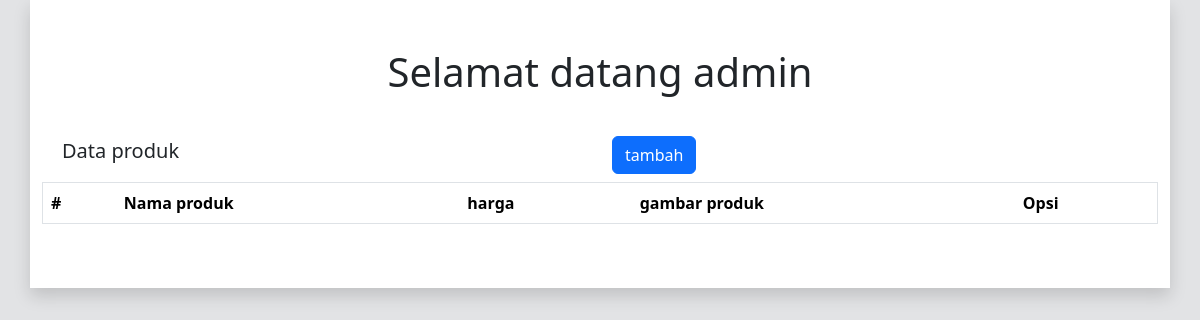
/dashboard.php, run on an earlier commit of the app's database.
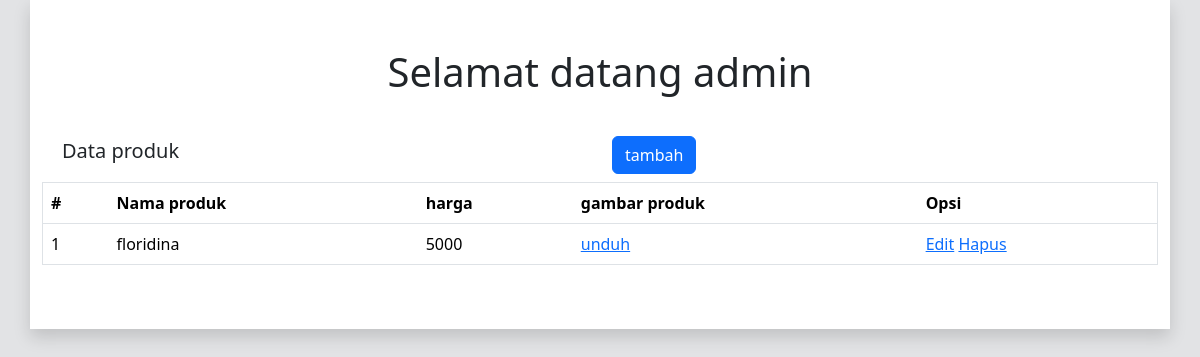
And on a later commit of the database.
### tables this page shows
CREATE TABLE `products` (
  `id` int(11) NOT NULL,
  `name` varchar(255) NOT NULL,
  `price` int(11) NOT NULL,
  `image` varchar(255) NOT NULL,
  `created_at` timestamp NOT NULL DEFAULT current_timestamp(),
  `updated_at` timestamp NULL DEFAULT NULL
);

### dashboard.php (the view, shortened to what this page needs)
<!DOCTYPE html>
<html lang="en">
<head>
    <link href="https://cdn.jsdelivr.net/npm/bootstrap@5.3.3/dist/css/bootstrap.min.css" rel="stylesheet">
</head>
<body class="bg-secondary-subtle">
    <div class="container shadow pb-5 pt-5 bg-white">
        <h1 class="text-center">Selamat datang admin</h1>
        <br>
        <div class="mx-2 my-2 row row-cols-2 align-items-center">
            <div class="col">
                <h5 class="">Data produk</h1>
            </div>
            <div class="col">
                <a href="create.php" class="btn btn-primary">tambah</a>
            </div>
        </div>
        <table class="table border">
            <thead>
                <tr>
                    <th>#</th>
                    <th>Nama produk</th>
                    <th>harga</th>
                    <th>gambar produk</th>
                    <th>Opsi</th>
                </tr>
            </thead>
            <tbody class="bg-secondary">
                <?php
                    require './config/db.php';
                    $products = $conn->query("SELECT * FROM products");
                    $no = 1;
                    while($row = $products->fetch_assoc()) {
                ?>
                    <tr>
                        <td><?=$no++;?></td>
                        <td><?=$row['name'];?></td>
                        <td><?=$row['price'];?></td>
                        <td><a href="./<?=$row['image'];?>" target="_blank">unduh</a></td>
                        <td>
                            <a href="edit.php?id=<?=$row['id'];?>">Edit</a>
                            <a href="backend/delete.php?id=<?=$row['id'];?>">Hapus</a>
                        </td>
                    </tr>
                <?php } ?>
            </tbody>
        </table>
    </div>
</body>
</html>

What changed in the data, as far as the page shows it:
added products: name "floridina", price "5000"
